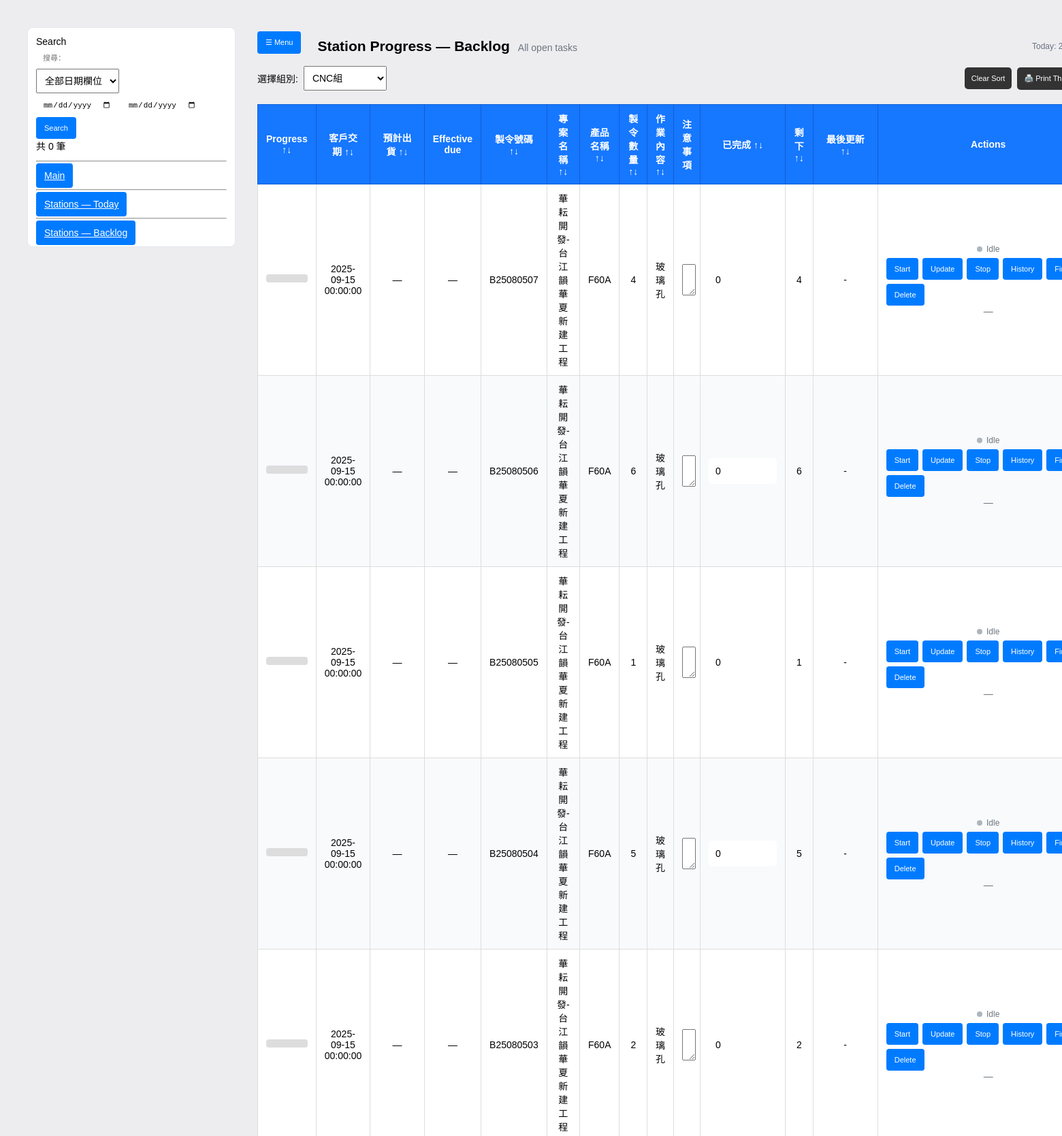
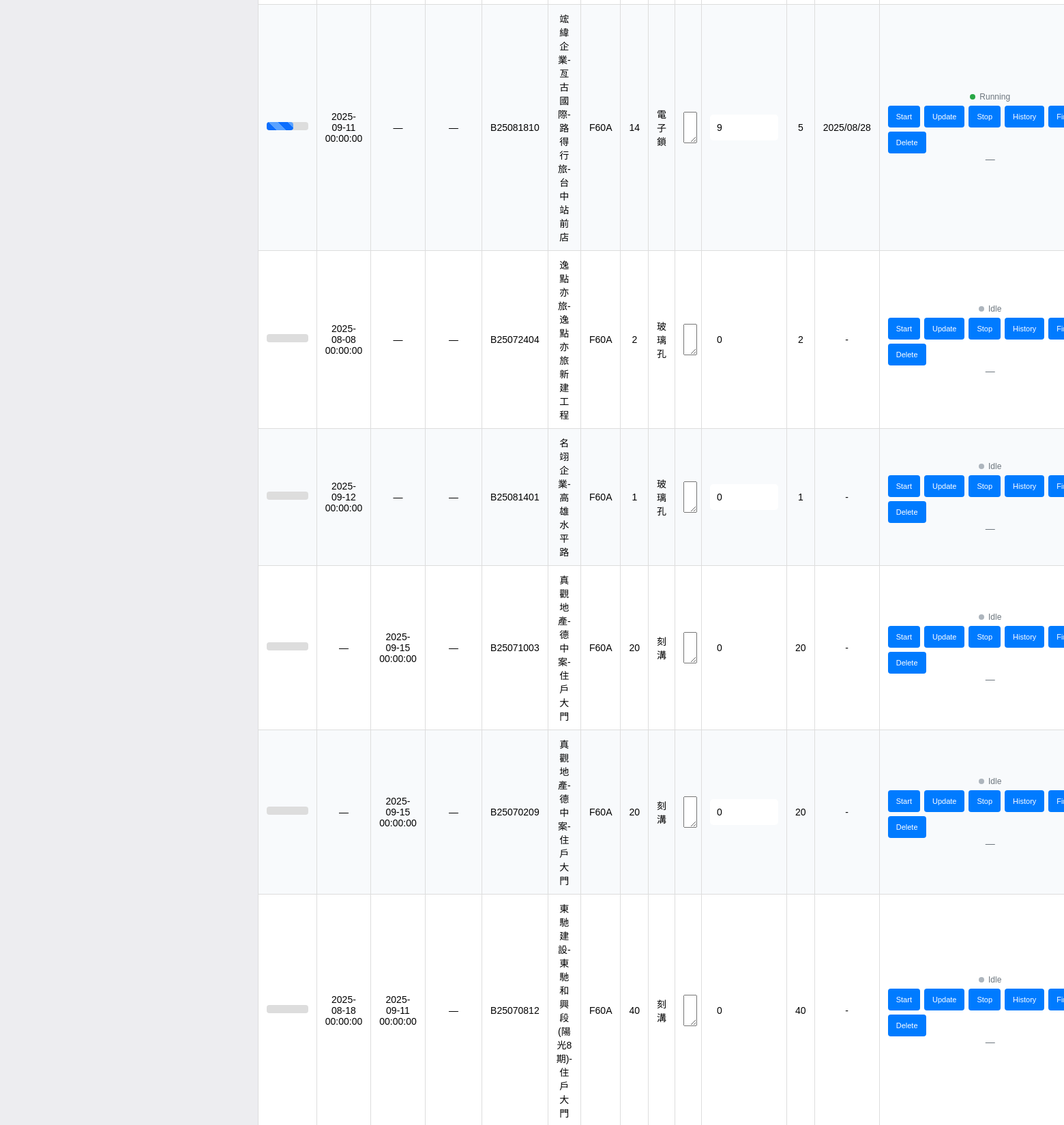
The app's page /stations (upper part) with its own data (2 pictures, top to bottom).
### models.py (models this page shows)
class Order(Base):
    __tablename__ = "orders"
    id = Column(Integer, primary_key=True, autoincrement=True)
    manufacture_code = Column(String)
    customer        = Column(String)
    product         = Column(String)
    demand_date     = Column(String)   # stored as text like "YYYY/MM/DD"
    delivery        = Column(String)   # stored as text
    quantity        = Column(Integer, default=0)
    datecreate      = Column(String)   # stored as text
    fengbian        = Column(String)
    wallpaper       = Column(String)
    jobdesc         = Column(Text)
    archived    = Column(Boolean, default=False)   # soft archive flag
    archived_at = Column(DateTime)                 # when it was archived
    created_at = Column(DateTime, default=datetime.utcnow)
    updated_at = Column(DateTime)
    tasks = relationship("Task", back_populates="order", cascade="all, delete-orphan")

class Task(Base):
    __tablename__ = "sub_tasks"
    __table_args__ = {'sqlite_autoincrement': True}
    id = Column(Integer, primary_key=True, autoincrement=True)
    order_id = Column(Integer, ForeignKey("orders.id"), nullable=False)
    group = Column("group", String, nullable=True)
    task  = Column(String, nullable=True)
    quantity = Column(Integer, nullable=True)
    completed = Column(Integer, nullable=True, default=0)
    start_time = Column(DateTime)      # may be NULL in DB
    stop_time  = Column(DateTime)
    duration_minutes = Column(Integer)
    order    = relationship("Order", back_populates="tasks")
    history  = relationship("TaskHistory", back_populates="task", cascade="all, delete-orphan")

class TaskHistory(Base):
    __tablename__ = "task_history"
    id = Column(Integer, primary_key=True, autoincrement=True)
    task_id = Column(Integer, ForeignKey("sub_tasks.id"), nullable=False)
    completed = Column(Integer)   # present after your migration
    delta     = Column(Integer)   # present after your migration
    note       = Column(String)   # e.g. "start", "stop"
    timestamp  = Column(DateTime, default=datetime.utcnow)
    start_time = Column(DateTime)
    stop_time  = Column(DateTime)
    duration_minutes = Column(Integer)
    task = relationship("Task", back_populates="history")

### app.py (the view)
@app.route("/stations")
def stations():
    group = (request.args.get("group") or "").strip()
    day   = (request.args.get("date")  or date.today().isoformat()).strip()
    with SessionLocal() as s:
        station_list = [row[0] for row in s.query(Task.group)
                                      .filter(Task.group != None)
                                      .distinct().order_by(Task.group).all()]
        if not group and station_list:
            group = station_list[0]
        plan_rows = (s.query(StationSchedule)
                      .filter(StationSchedule.station==group,
                              StationSchedule.plan_date==day)
                      .order_by(asc(StationSchedule.sequence), asc(StationSchedule.id))
                      .all())
        items = []
        if plan_rows:
            task_map = {t.id:(t,o) for t,o in s.query(Task, Order)
                                               .join(Order, Task.order_id==Order.id)
                                               .filter(Task.id.in_([p.task_id for p in plan_rows]),
                                                       or_(Order.archived==False, Order.archived.is_(None)))
                                               .all()}
            for p in plan_rows:
                t,o = task_map.get(p.task_id, (None,None))
                if not t or not o: continue
                items.append({"task": t, "order": o, "plan": p})
        else:
            q = (s.query(Task, Order)
                   .join(Order, Task.order_id==Order.id)
                   .filter(Task.group==group,
                           or_(Order.archived==False, Order.archived.is_(None)))
                   .order_by(desc(Order.id)))
            items = [{"task":t, "order":o, "plan":None} for t,o in q]
        today_str = date.today().isoformat().replace("-","/")
        return render_template("stations.html",
                               station_list=station_list,
                               selected_group=group,
                               tasks=items,
                               today_date=today_str)

### templates/stations.html (shortened to what this page needs)
<!DOCTYPE html>
<html lang="zh">
<head>
</head>
<body>
  <div class="layout">
    <aside class="sidebar" id="sidebar">
      <div class="brand">Search</div>
      <form method="get" action="{{ '/archived' if archived_page else '/' }}" class="sbm">
        <input type="text" name="q" id= "search-q" value="{{ qtext or '' }}"
              placeholder="搜尋：">
        <select name="dfield">
          <option value="any"        {{ 'selected' if (dfield or 'any')=='any' }}>全部日期欄位</option>
        </select>
        <div class="row">
          <input type="date" name="dfrom" value="{{ dfrom or '' }}">
          <input type="date" name="dto"   value="{{ dto or '' }}">
        </div>
        <div class="row">
          <button class="btn" type="submit">Search</button>
        </div>
        <div class="caption">共 {{ orders|length }} 筆{% if qtext or dfrom or dto %}（篩選中）{% endif %}</div>
        <hr style="margin:12px 0">
        <div class="nav" style="margin-top:6px">
          <a href="/" class="btn full">Main</a>
          <hr style="margin:12px 0">
          <a href="/stations/today" class="btn full">Stations — Today</a>
          <hr style="margin:12px 0">
          <a href="/stations/backlog" class="btn full gray" style="margin-top:6px">Stations — Backlog
          </a>
        </div>
      </form>
    </aside>
    <main class="content">
      <div class="page-header">
        <div class="left">
          <button class="btn hamburger" onclick="toggleSidebar()">☰ Menu</button>
          <h2 style="margin:0">
            Station Progress — {{ 'Today' if page_mode == 'today' else 'Backlog' }}
          </h2>
          <p class="muted" style="margin:4px 0 0">
            {% if page_mode == 'today' %}Date: {{ day }}{% else %}All open tasks{% endif %}
          </p>
        </div>
        <div class="right">
          <span class="today">Today: {{ today_date }}</span>
        </div>
      </div>
      <div class="toolbar">
        <div class="group">
          {% set form_action = '/stations/today' if page_mode == 'today' else '/stations/backlog' %}
          <form method="get" action="{{ form_action }}" style="display:flex; align-items:center; gap:8px; margin:0">
            <label>選擇組別:</label>
            {% set form_action = '/stations/today' if page_mode == 'today' else '/stations/backlog' %}
            <select name="group" onchange="this.form.submit()">
              {% for name in station_list %}
                <option value="{{ name }}" {% if name == selected_group %}selected{% endif %}>{{ name }}</option>
              {% endfor %}
            </select>
          </form>
        </div>
        <div class="group">
          <button type="button" onclick="resetStationSort()">Clear Sort</button>
          <button type="button" onclick="printPage()">🖨️ Print This Station</button>
        </div>
      </div>
      <table>
        <thead>
          <tr>
            <th onclick="sortStationTable(0)">Progress ↑↓</th>
            <th onclick="sortStationTable(1)">客戶交期 ↑↓<span class="print-label"><br>Tanggal Ekspektasi Pengiriman oleh Tamu</span></th>
            <th onclick="sortStationTable(2)">預計出貨 ↑↓<span class="print-label"><br>Tanggal Barang Dapat Dikirim</span></th>
            <th>Effective due</th>
            <th onclick="sortStationTable(3)">製令號碼 ↑↓<span class="print-label"><br>Nomor Pesanan</span></th>
            <th onclick="sortStationTable(4)">專案名稱 ↑↓<span class="print-label"><br>Nama Proyek</span></th>
            <th onclick="sortStationTable(5)">產品名稱 ↑↓<span class="print-label"><br>Nama Produk</span></th>
            <th onclick="sortStationTable(6)">製令數量 ↑↓<span class="print-label"><br>Jumlah Pesanan</span></th>
            <th onclick="sortStationTable(7)">作業內容 ↑↓<span class="print-label"><br>Isi Pekerjaan</span></th>
            <th>注意事項<br><span class="print-label">Hal yang Perlu Diperhatikan</span></th>
            <th onclick="sortStationTable(8)">已完成 ↑↓</th>
            <th onclick="sortStationTable(9)">剩下 ↑↓<span class="print-label"><br>Jumlah Proyek</span></th>
            <th onclick="sortStationTable(10)">最後更新 ↑↓</th>
            <th class="actions-col">Actions</th>
          </tr>
        </thead>
        <tbody>
          {% for item in tasks %}
          {% set running = (item.task.start_time and not item.task.stop_time) %}
          <tr id="task-{{ item.task.id }}" class="{{ 'is-running' if running else '' }}"
              data-order-id="{{ item.order.id }}" data-qty="{{ item.task.quantity or 0 }}">
            <td>
              <div class="progress-bar">
                <div class="progress-fill {{ 'running' if running else '' }}"
                    style="width: {{ (item.task.completed / item.task.quantity) * 100 if item.task.quantity else 0 }}%"></div>
              </div>
            </td>
            <td>{{ item.order.demand_date or '—' }}</td>
            <td>{{ item.order.delivery or '—' }}</td>
            <td>
              {% if item.effective_due %}
                {{ item.effective_due }}
                <span class="pill muted">(from {{ item.effective_due_src }})</span>
              {% else %}
                —
              {% endif %}
            </td>
            <td>{{ item.order.manufacture_code }}</td>
            <td>{{ item.order.customer }}</td>
            <td>{{ item.order.product }}</td>
            <td data-role="qty">{{ item.task.quantity or 0 }}</td>
            <td>{{ item.task.task }}</td>
            <td>
              <textarea id="task-note-{{ item.task.id }}-{{ item.order.id }}" rows="2" style="width: 100%;" class="screen-only">{{ item.task.note or '' }}</textarea>
            </td>
            <td>
              <input id="done-{{ item.task.id }}" type="number" min="0" value="{{ item.task.completed or 0 }}" style="width:80px">
            </td>
            <td class="remaining" id="task-remaining-{{ item.task.id }}-{{ item.order.id }}">
              {% set rem = (item.task.quantity or 0) - (item.task.completed or 0) %}
              {{ rem if rem > 0 else 0 }}
            </td>
            <td id="last-update-{{ item.task.id }}-{{ item.order.id }}">
              {% if item.task.history %}
                {% set last = item.task.history|last if item.task.history else None %}
                {% if last and last.timestamp %}
                  {% if last.timestamp is string %}
                    {{ last.timestamp.split(' ')[0] }}
                  {% else %}
                    {{ last.timestamp.strftime('%Y/%m/%d') }}
                  {% endif %}
                {% else %}
                  -
                {% endif %}
              {% else %}-{% endif %}
            </td>
            <td class="actions-col">
              <div class="task-status {{ 'running' if running else '' }}">
                <span class="dot"></span><span>{{ 'Running' if running else 'Idle' }}</span>
              </div>
              <div class="actions-group">
                <button class="btn" onclick="startTask({{ item.task.id }})" {{ 'disabled' if running else '' }}>Start</button>
                <button class="btn" onclick="updateTask({{ item.task.id }}, {{ item.order.id }})">Update</button>
                <button class="btn" onclick="stopTask({{ item.task.id }})"  {{ '' if running else 'disabled' }}>Stop</button>
                <button class="btn gray" onclick="showHistory({{ item.task.id }})">History</button>
                <button class="btn red" onclick="finishTask({{ item.task.id }})">Finish</button>
                <button class="btn red" onclick="deleteTask({{ item.task.id }}, {{ item.order.id }})">Delete</button>
              </div>
              {% set rem = (item.task.quantity or 0) - (item.task.completed or 0) %}
              <div class="muted" data-remaining>
                {% if item.last_update %}
                來自 {{ item.last_update.from_group or '—' }}
                · {{ (item.last_update.timestamp or '')[:16].replace('T', ' ') }}
                {% if item.last_update.delta is not none and item.last_update.delta != 0 %}
                  (+{{ item.last_update.delta }})
                {% endif %}
              {% else %}
                —
              {% endif %}
              </div>
            </td>
          </tr>
          {% endfor %}
        </tbody>
      </table>
    </main>
  </div>
</body>
</html>

### records on screen
Order: order "2025-09-15 00:00:00", order "—", order.manufacture_code "B25080507", order.customer "華耘開發-台江韻華夏新建工程", order.product "F60A"
Task: task "4", task.task "玻璃孔", task "0"
Order: order "2025-09-15 00:00:00", order "—", order.manufacture_code "B25080506", order.customer "華耘開發-台江韻華夏新建工程", order.product "F60A"
Task: task "6", task.task "玻璃孔", task "0"
Order: order "2025-09-15 00:00:00", order "—", order.manufacture_code "B25080505", order.customer "華耘開發-台江韻華夏新建工程", order.product "F60A"
Task: task "1", task.task "玻璃孔", task "0"
Order: order "2025-09-15 00:00:00", order "—", order.manufacture_code "B25080504", order.customer "華耘開發-台江韻華夏新建工程", order.product "F60A"
Task: task "5", task.task "玻璃孔", task "0"
Order: order "2025-09-15 00:00:00", order "—", order.manufacture_code "B25080503", order.customer "華耘開發-台江韻華夏新建工程", order.product "F60A"
Task: task "2", task.task "玻璃孔", task "0"
Order: order "2025-09-11 00:00:00", order "—", order.manufacture_code "B25081810", order.customer "竤緯企業-亙古國際-路得行旅-台中站前店", order.product "F60A"
Task: task "14", task.task "電子鎖", task "9"
TaskHistory: timestamp "2025/08/28"
Order: order "2025-08-08 00:00:00", order "—", order.manufacture_code "B25072404", order.customer "逸點亦旅-逸點亦旅新建工程", order.product "F60A"
Task: task "2", task.task "玻璃孔", task "0"
Order: order "2025-09-12 00:00:00", order "—", order.manufacture_code "B25081401", order.customer "名翊企業-高雄水平路", order.product "F60A"
Task: task "1", task.task "玻璃孔", task "0"
Order: order "—", order "2025-09-15 00:00:00", order.manufacture_code "B25071003", order.customer "真觀地產-德中案-住戶大門", order.product "F60A"
Task: task "20", task.task "刻溝", task "0"
Order: order "—", order "2025-09-15 00:00:00", order.manufacture_code "B25070209", order.customer "真觀地產-德中案-住戶大門", order.product "F60A"
Task: task "20", task.task "刻溝", task "0"
Order: order "2025-08-18 00:00:00", order "2025-09-11 00:00:00", order.manufacture_code "B25070812", order.customer "東馳建設-東馳和興段(陽光8期)-住戶大門", order.product "F60A"
Task: task "40", task.task "刻溝", task "0"

### other values on screen
{{ orders|length }} "0"
{{ 'Today' if page_mode == 'today' else 'Backlog' }} "Backlog"
{{ rem if rem > 0 else 0 }} "4" "6" "1" "5" "2" "5" "2" "1" "20" "20" "40"
{{ 'Running' if running else 'Idle' }} "Idle" "Idle" "Idle" "Idle" "Idle" "Running" "Idle" "Idle" "Idle" "Idle" "Idle"
form field group "CNC組"
